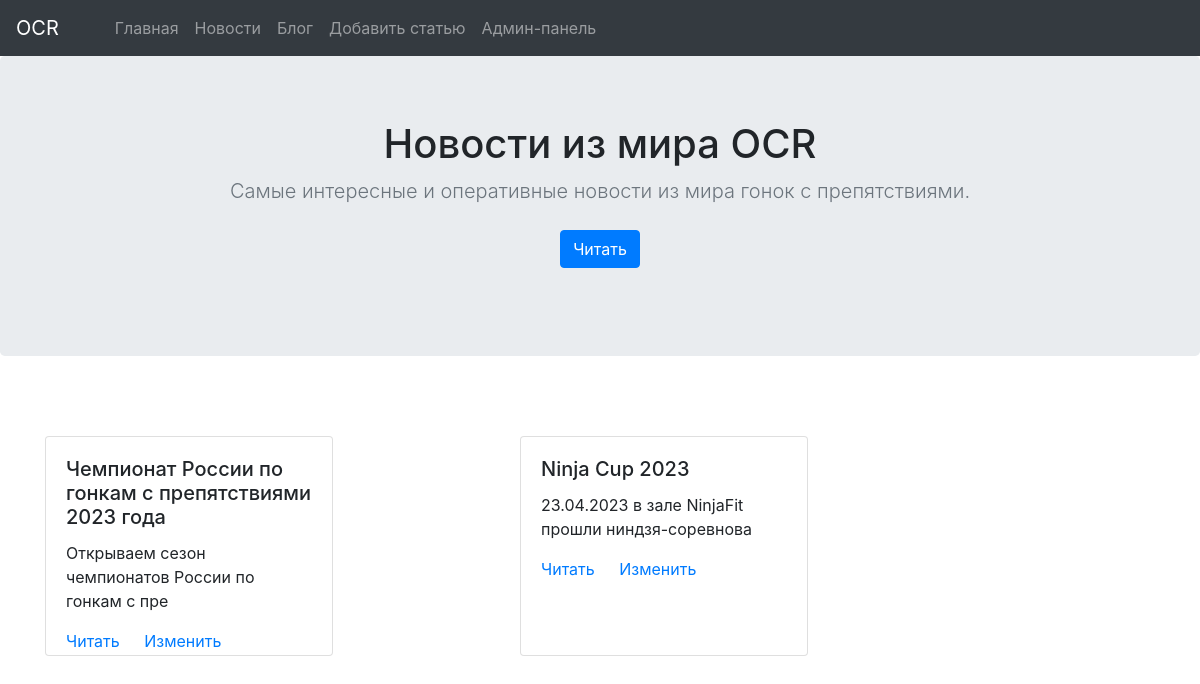
Page /news on the committed database.
### app.py (models this page shows, shortened)
class Article(db.Model):
    id=db.Column(db.Integer, primary_key=True)
    category_id = db.Column(db.Integer, db.ForeignKey('category.id'))
    title = db.Column(db.String(50), nullable=False, unique=True)
    introduction = db.Column(db.String(120), nullable=False)
    text = db.Column(db.Text(), nullable=False)
    pub_date = db.Column(db.DateTime, default=datetime.utcnow)

### app.py (the view)
@app.route('/news')
def news():
    cat = Category.query.filter_by(name='Новости').first()
    articles = Article.query.filter_by(category_id=cat.id)
    return render_template('news.html', articles=articles)

### templates/news.html (shortened to what this page needs)
{% extends 'base.html' %}
{% block content %}
<main class="main">
    <section class="jumbotron text-center">
        <div class="container">
        <h1 class="jumbotron-heading">Новости из мира OCR</h1>
        <p class="lead text-muted">
            Самые интересные и оперативные новости из мира гонок с препятствиями.
        </p>
            <p id="menu">
                <a href="#anchor" class="btn btn-primary my-2">Читать</a>
            </p>
        </div>
    </section>
    <div class="album py-5">
        <div class="container">
            {% if articles %}
                <div class="row" id="anchor">
                    {% for art in articles %}
                        <div class="col-md-5">
                            <div class="card" style="width: 18rem; height: 220px;">
                                <div class="card-body">
                                    <h5 class="card-title">{{ art.title }}</h5>
                                        <p class="card-text">{{ art.introduction[:50].strip() }}</p>
                                        <a class="card-link"
                                            href="{{ url_for('detailed_post', article_id=art.id) }}"
                                            role="button">Читать
                                        </a>
                                        <a class="card-link"
                                            href="{{ url_for('edit_post', article_id=art.id)}}"
                                            role="button">Изменить
                                        </a>
                                </div>
                            </div>
                        </div>
                    {% endfor %}
                </div>
            {% else %}
                <h2> Статей на сайте нет </h2>
            {% endif %}
      </div>
    </div>
  </main>
{% endblock %}

### rows in the picture
Article: title "Чемпионат России по гонкам с препятствиями 2023 года", introduction "Открываем сезон чемпионатов России по гонкам с пре"
Article: title "Ninja Cup 2023", introduction "23.04.2023 в зале NinjaFit прошли ниндзя-соревнова"
